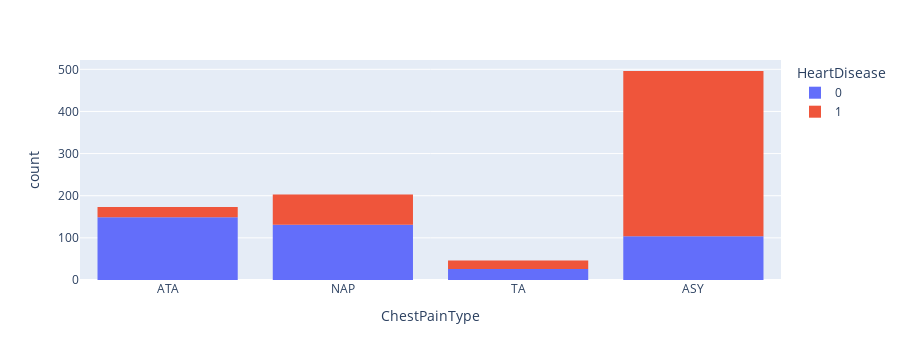

Source (notebook cell):
### Code cell
px.histogram(df, 'ChestPainType', color = 'HeartDisease')

### Figure 1 — Plotly figure (JSON) as saved in the notebook; plotly's stock layout.template omitted (floating-point values rounded to 4 significant figures; data arrays with more than 128 entries replaced by an {"elided": "..."} marker saying what was removed)
{"data": [{"alignmentgroup": "True", "bingroup": "x", "hovertemplate": "HeartDisease=0<br>ChestPainType=%{x}<br>count=%{y}<extra></extra>", "legendgroup": "0", "marker": {"color": "#636efa", "pattern": {"shape": ""}}, "name": "0", "offsetgroup": "0", "orientation": "v", "showlegend": true, "type": "histogram", "x": {"elided": "410 str values"}, "xaxis": "x", "yaxis": "y"}, {"alignmentgroup": "True", "bingroup": "x", "hovertemplate": "HeartDisease=1<br>ChestPainType=%{x}<br>count=%{y}<extra></extra>", "legendgroup": "1", "marker": {"color": "#EF553B", "pattern": {"shape": ""}}, "name": "1", "offsetgroup": "1", "orientation": "v", "showlegend": true, "type": "histogram", "x": {"elided": "508 str values"}, "xaxis": "x", "yaxis": "y"}], "layout": {"barmode": "relative", "height": 360, "legend": {"title": {"text": "HeartDisease"}, "tracegroupgap": 0}, "margin": {"t": 60}, "xaxis": {"anchor": "y", "autorange": true, "domain": [0, 1], "range": [-0.5, 3.5], "title": {"text": "ChestPainType"}, "type": "category"}, "yaxis": {"anchor": "x", "autorange": true, "domain": [0, 1], "range": [0, 522.1], "title": {"text": "count"}}}}
